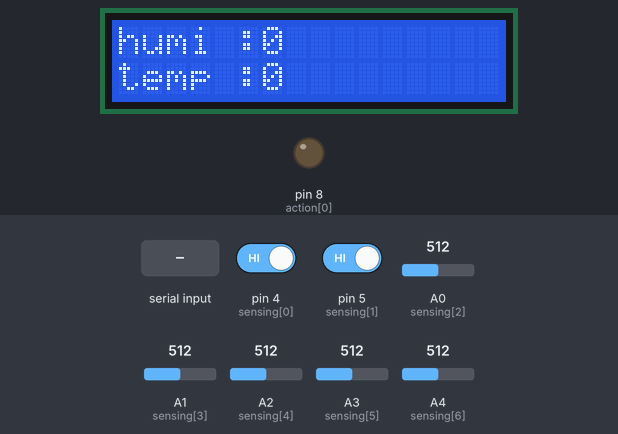
A sketch run on a simulated Arduino Nano, built with avr-gcc and run on an emulated ATmega328P. Parts: 16×2 character LCD, output pins drawn as LEDs (lit = HIGH). The test bench sets the inputs (shaded band); at power-on: pin 4 (sensing[0]) HIGH, pin 5 (sensing[1]) HIGH, A0 (sensing[2]) = 512, A1 (sensing[3]) = 512, A2 (sensing[4]) = 512, A3 (sensing[5]) = 512, A4 (sensing[6]) = 512. The modem accepts every AT command (registered, SIM ready, sends succeed) and sends nothing else.

Above: at 1.6 s.
1.7 s: "1" received over the second serial link
At 3.6 s:
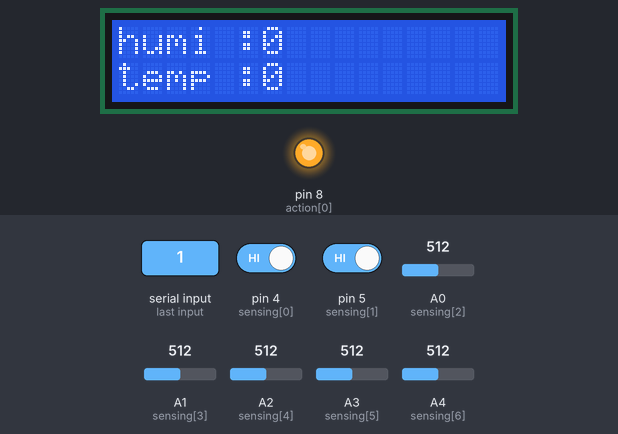
4.2 s: "0" received over the second serial link
At 31.9 s:
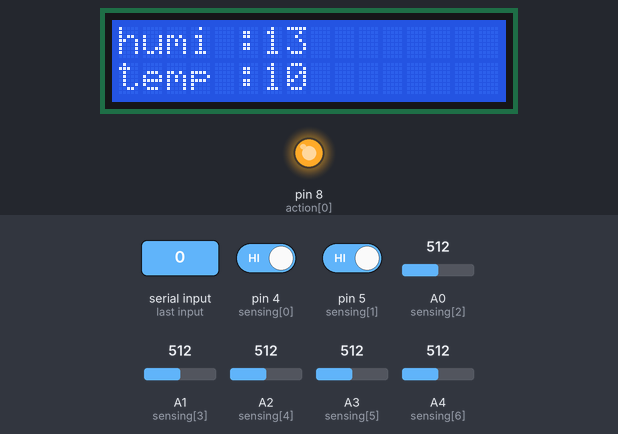
Timing chart, 0 to 32.3 s (numbered marks = the images above; inputs shaded):
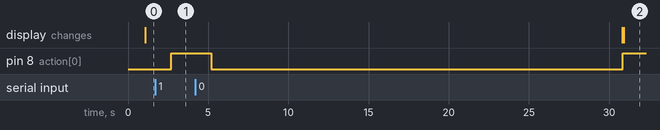

Measured:
- after the input at 1.7 s, pin 8 (action[0]): LOW → HIGH after 1.0 s
- after the input at 4.2 s, pin 8 (action[0]): HIGH → LOW after 1.0 s, → HIGH 25.7 s later

The sketch:

RobotArmGlove.ino
```cpp
#include <MPU6050_light.h>

#include <LiquidCrystal_I2C.h>

#include <Wire.h>

#include <SoftwareSerial.h>
SoftwareSerial Slave1(10,3);
LiquidCrystal_I2C lcd(0x27,16,2);

byte sensing[]={4,5,A0,A1,A2,A3,A4,A5,A6};
byte action[]={8};
float filteredValue1;
float filteredValue2;
float filteredValue3;
float filteredValue4;
float sensitivity=0.1;
uint32_t pasttime;
void setup() {
  lcd.begin();
  lcd.backlight();
  Slave1.begin(9600);
  Serial.begin(9600);

  pinMode(4, INPUT);
  pinMode(5, INPUT);
  pinMode(8, OUTPUT);

  filteredValue1=analogRead(sensing[3]);
  filteredValue2=analogRead(sensing[4]);
  filteredValue3=analogRead(sensing[5]);
  filteredValue4=analogRead(sensing[6]);

}
void loop() {

    byte receive[3];
    byte state[7];
    Slave1.readBytes(receive,3);
    for(int i=0;i<7;i++){
       if(i==0){
            if(digitalRead(sensing[0])==LOW){
                  state[0]='0';


                if(receive[0]=='0'){
                   digitalWrite(action[0], LOW);
                }


                if(receive[0]=='1'){
                   digitalWrite(action[0], HIGH);
                }

             }
             if(digitalRead(sensing[0])==HIGH){
                   state[0]='1';
                if(receive[0]=='0'){
                   digitalWrite(action[0], LOW);
                }


                if(receive[0]=='1'){
                   digitalWrite(action[0], HIGH);
                }


             }


          }
       if(i==1){
              if(digitalRead(sensing[1]==LOW)){
                    state[1]='0';

                  if(receive[1]>=0){
                     lcd.clear();
                     lcd.setCursor(0,0);
                     lcd.print("humi :");
                     lcd.print(receive[1]);
                     lcd.setCursor(0,1);
                     lcd.print("temp :");
                     lcd.print(receive[2]);
                 }


               }
               if(digitalRead(sensing[1])==HIGH){
                     state[1]='1';

                  if(receive[1]>=0){
                     lcd.clear();
                     lcd.setCursor(0,0);
                     lcd.print("humi :");
                     lcd.print(receive[1]);
                     lcd.setCursor(0,1);
                     lcd.print("temp :");
                     lcd.print(receive[2]);
                 }


                }

          }
         if(i==2){
            if(analogRead(sensing[2])>=0){
               int r=analogRead(sensing[2]);
               r=map(r,0,1023,0,255);
               state[2]=(byte)r;
            }
         }
         if(i==3){
              byte value=analogRead(sensing[i]);
            //Serial.println(value);

            filteredValue1=filteredValue1*(1-sensitivity)+value*sensitivity;


            //Serial.println((byte)filteredValue1);

            state[i]=(byte)filteredValue1;
         }
        if(i==4){
              byte value=analogRead(sensing[i]);
            //Serial.println(value);

            filteredValue2=filteredValue2*(1-sensitivity)+value*sensitivity;


            //Serial.println((byte)filteredValue1);

            state[i]=(byte)filteredValue2;
         }
         if(i==5){
               byte value=analogRead(sensing[i]);
            //Serial.println(value);

            filteredValue3=filteredValue3*(1-sensitivity)+value*sensitivity;


            //Serial.println((byte)filteredValue1);

            state[i]=(byte)filteredValue3;
         }
         if(i==6){
               byte value=analogRead(sensing[i]);
            //Serial.println(value);

            filteredValue4=filteredValue4*(1-sensitivity)+value*sensitivity;


            //Serial.println((byte)filteredValue4);

            state[i]=(byte)filteredValue4;
         }


      if(millis()-pasttime>220){
           pasttime=millis();
           Slave1.write(state,4);
        }

    }
}
```
